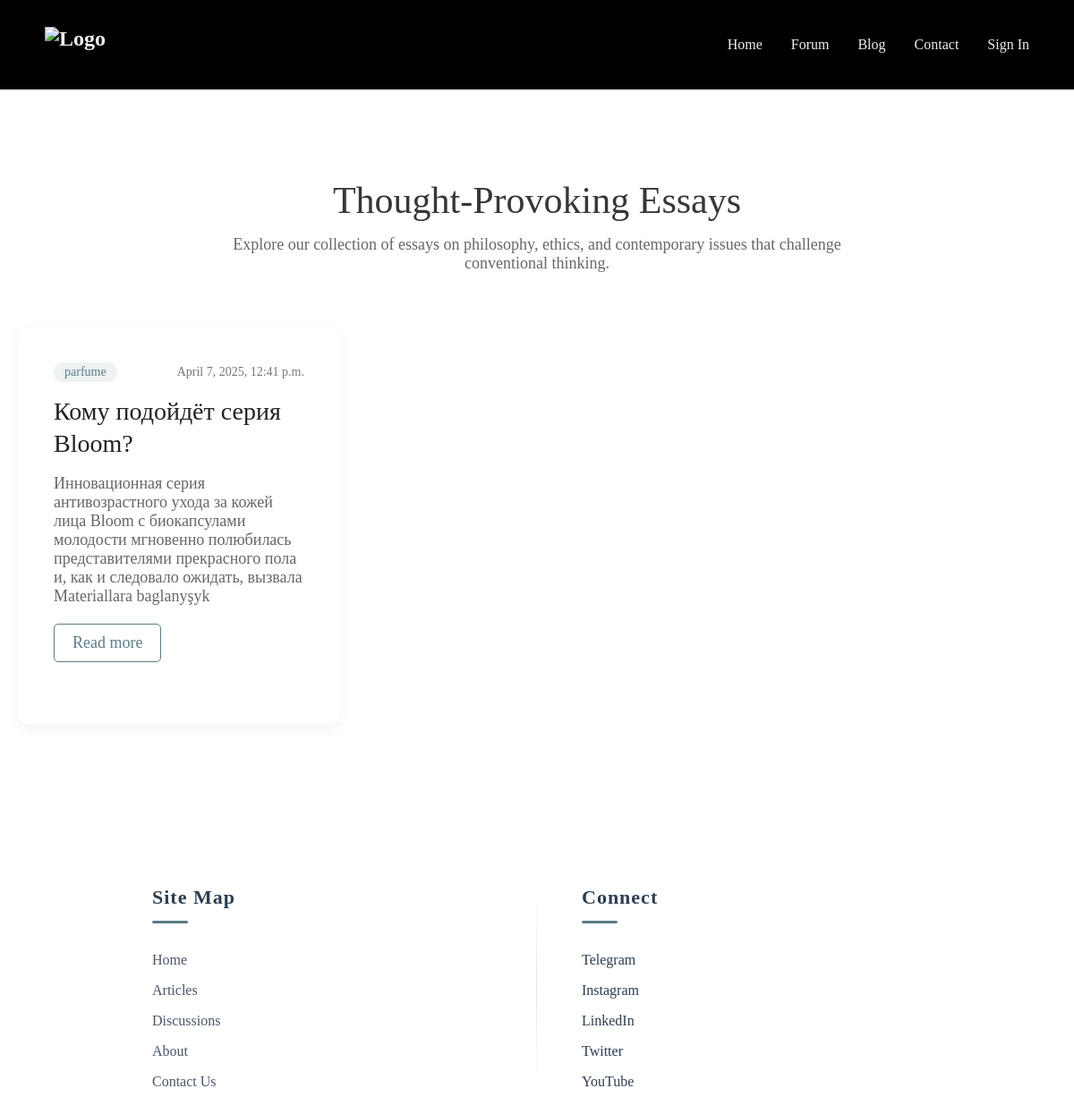
The page /essay/ on the database as committed earlier.
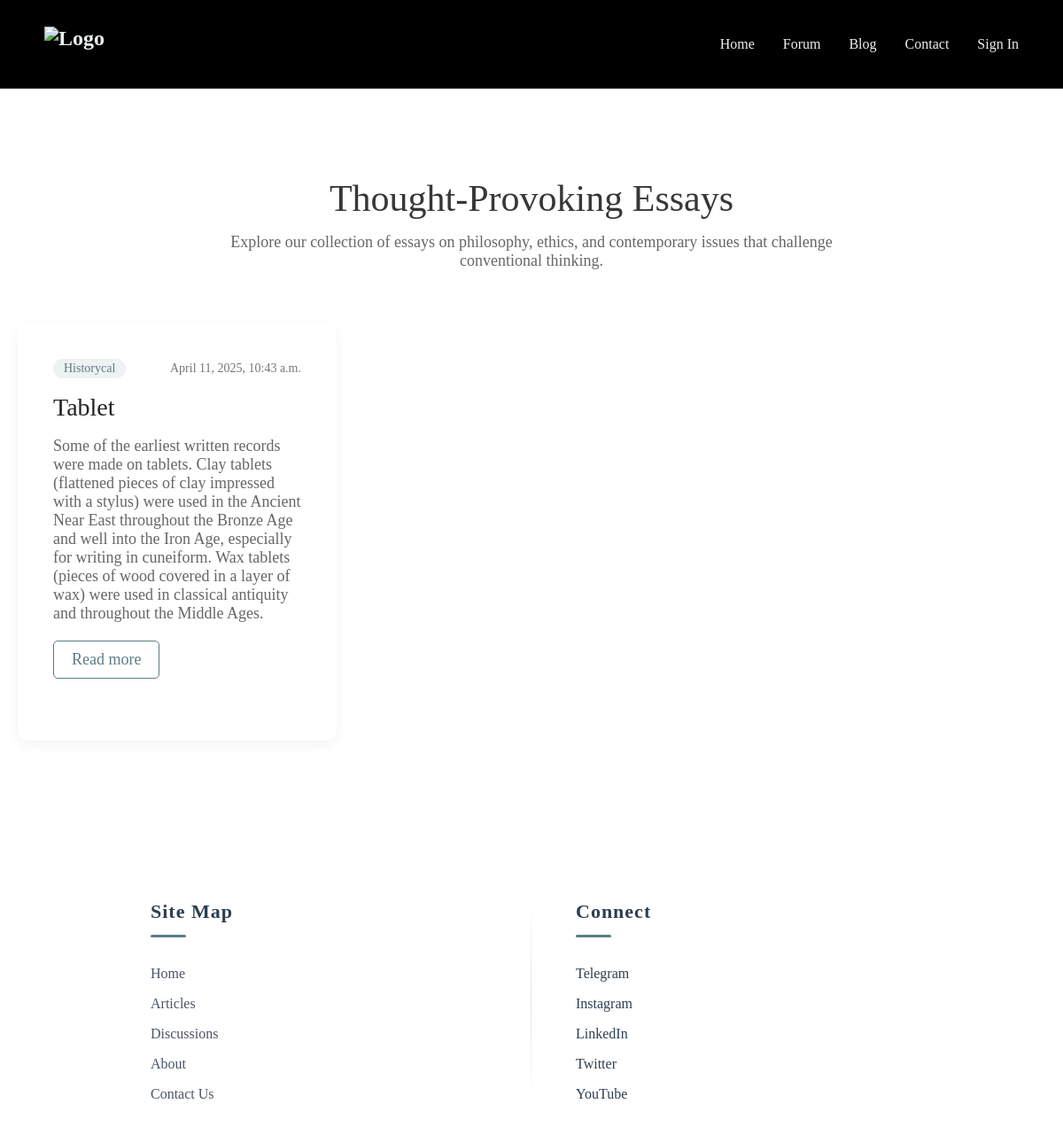
The same page on the database as committed later.
### essayApp/models.py (models this page shows, shortened)
class Essay(models.Model):
    title = models.CharField(max_length=255)
    description = models.TextField()
    theme = models.CharField(max_length=100)
    created_at = models.DateTimeField(default=timezone.now)
    cotegory = models.CharField(max_length=50)

### essayApp/views.py (the view)
# urls.py: path('essay/', essay, name='essay'),
def essay(request):
    essays = Essay.objects.all()
    ctx={
        'essays': essays
    }
    return render(request,'essay.html',ctx)

### templates/essay.html (shortened to what this page needs)
<!DOCTYPE html>
<html lang="en">
<head>
    {% load static %}
    <link rel="stylesheet" href="{% static 'css/blog.css' %}">
    <link rel="stylesheet" href="{% static 'css/navbar.css' %}">
</head>
<body>
    <nav>
        <div class="nav-container">
            <a href="/" class="logo">
                <img src="https://cdn.dorik.com/6587cf2393037000111f0b06/images/logo-b16Cp.png" alt="Logo">
            </a>
            <ul class="nav-links">
                <li><a href="/">Home</a></li>
                <li><a href="/forum/">Forum</a></li>
                <li class="dropdown">
                    <a class="drop-trigger">Blog</a>
                </li>
                <li><a href="/contact/">Contact</a></li>
                <li>
                    {% if request.user.is_authenticated %}
                    <form action="{% url 'logout' %}" method="post">
                        {% csrf_token %}
                        <button type="submit">
                            Log Out
                        </button>
                    </form>
                    {% else %}
                    <a href="{% url 'login' %}">
                        Sign In
                    </a>
                    {% endif %}
                </li>
            </ul>
        </div>
    </nav>
    <section class="essays-section">
        <div class="section-header">
            <h2 class="section-title">Thought-Provoking Essays</h2>
            <p class="section-description">Explore our collection of essays on philosophy, ethics, and contemporary
                issues that challenge conventional thinking.</p>
        </div>
        <div class="essays-grid">
            {% for essays in essays %}
            <article style="padding: 20px; max-height: 530px" class="essay-card">
                <div class="essay-content">
                    <div class="essay-meta">
                        <span class="essay-category">{{essays.cotegory}}</span>
                        <span class="essay-date">{{essays.created_at}}</span>
                    </div>
                    <h3 class="essay-title">{{essays.title}}</h3>
                    <p class="essay-preview">{{essays.description}}</p>
                    <a href="{% url 'essay_detail' pk=essays.pk %}" class="read-more">Read more</a>
                </div>
            </article>
            {% endfor %}
        </div>
    </section>
    <footer>
        <div class="footer-container">
            <div class="footer-col">
                <h1>Site Map</h1>
                <div class="footer-list">
                    <p>Home</p>
                    <p>Articles</p>
                    <p>Discussions</p>
                    <p>About</p>
                    <p>Contact Us</p>
                </div>
            </div>
            <div class="footer-col">
                <h1>Connect</h1>
                <div class="footer-list">
                    <a href="https://t.me/quedforum" target="_blank">Telegram</a>
                    <a href="https://www.instagram.com/thequedio?igsh=MWZkNHNkd3hodXVkaw==" target="_blank">Instagram
                    </a>
                    <a href="https://www.linkedin.com/company/quedio/" target="_blank">LinkedIn</a>
                    <a>Twitter</a>
                    <a>YouTube</a>
                </div>
            </div>
        </div>
    </footer>
</body>
</html>

Rows that differ between the two databases and show on the page:
removed Essay: cotegory "parfume", created_at "April 7, 2025, 12:41 p.m.", title "Кому подойдёт серия Bloom?", description "Инновационная серия антивозрастного ухода за кожей лица Bloom с биокапсулами молодости мгновенно полюбилась представителями прекрасного пола и, как и следовало ожидать, вызвала Materiallara baglanyşyk"
added Essay: cotegory "Historycal", created_at "April 11, 2025, 10:43 a.m.", title "Tablet", description "Some of the earliest written records were made on tablets. Clay tablets (flattened pieces of clay impressed with a stylus) were used in the Ancient Near East throughout the Bronze Age and well into the Iron Age, especially for writing in cuneiform. Wax tablets (pieces of wood covered in a layer of wax) were used in classical antiquity and throughout the Middle Ages."
